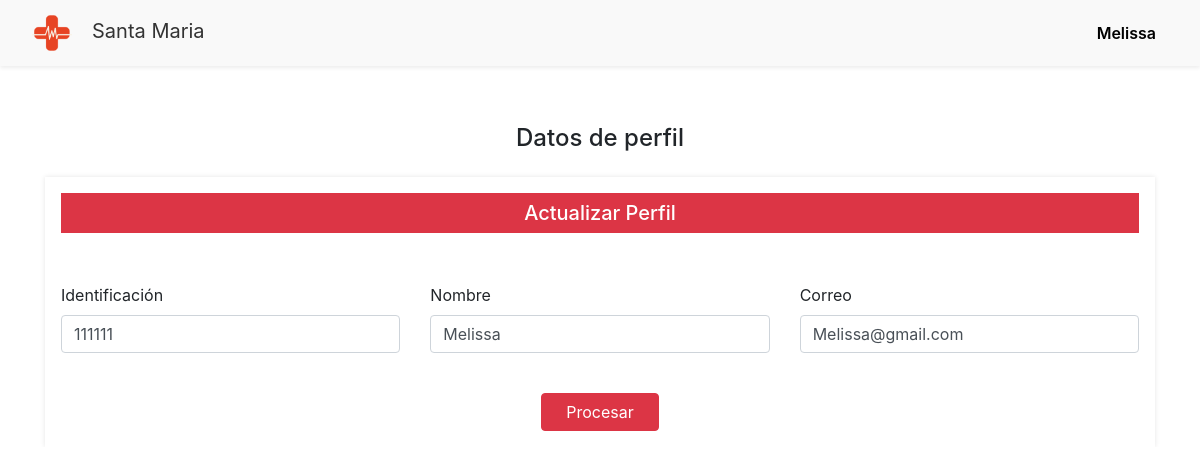
Before: /views/usuario/ConsultarPerfil.php (signed in) with the older database file.
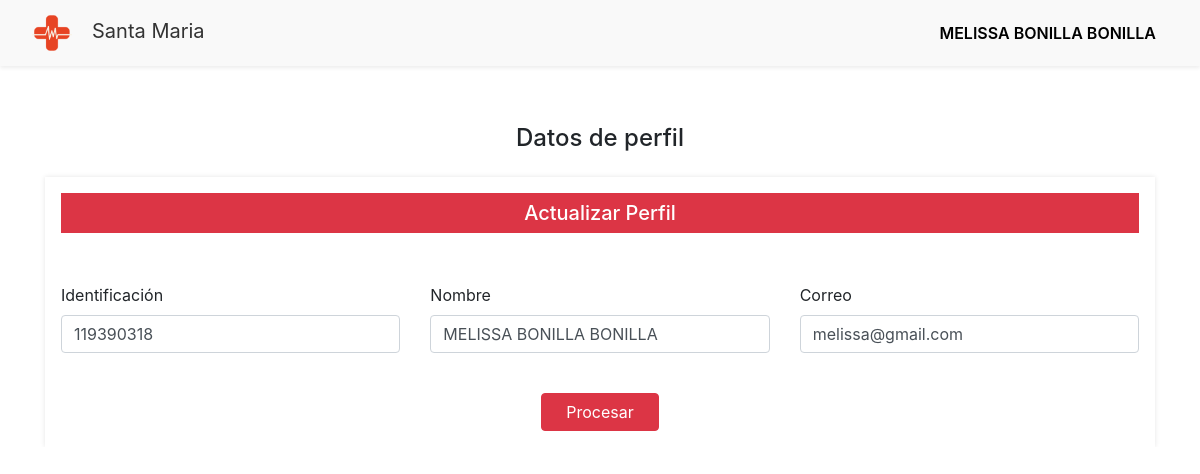
After: the same page with the newer database file.
### tables this page shows
CREATE TABLE `tusuario` (
  `IdUsuario` int(11) NOT NULL AUTO_INCREMENT,
  `Nombre` varchar(255) NOT NULL,
  `Correo` varchar(100) NOT NULL,
  `Identificacion` varchar(20) NOT NULL,
  `Contrasenna` varchar(10) NOT NULL,
  `IdRol` int(11) NOT NULL,
  `Estado` bit(1) NOT NULL,
  PRIMARY KEY (`IdUsuario`),
  KEY `FK_tusuario_trol` (`IdRol`),
  CONSTRAINT `FK_tusuario_trol` FOREIGN KEY (`IdRol`) REFERENCES `trol` (`IdRol`)
);

### models/usuarioModel.php (called while the page is built, shortened)
<?php
    function consultarInfoUsuarioModel($idUsuario){
    try
        {
            $context = OpenDB();
            $sp = "CALL consultarInfoUsuario('$idUsuario')";
            $respuesta = $context -> query($sp);
            return $respuesta;
        }
        catch(Exception $error)
        {
        RegistrarError($error);
            return null;
        }
    }
?>

### Controllers/usuarioController.php (called while the page is built, shortened)
<?php
    include_once $_SERVER["DOCUMENT_ROOT"].'/AmbienteWeb/models/usuarioModel.php';
    function consultarInfoUsuario($idUsuario)
    {
        $respuesta = consultarInfoUsuarioModel($idUsuario);
        if($respuesta != null && $respuesta->num_rows > 0){
        return mysqli_fetch_array($respuesta);
        }
    }
?>

### views/usuario/ConsultarPerfil.php (the view, shortened to what the changed rows need)
<?php
include_once $_SERVER["DOCUMENT_ROOT"] . '/AmbienteWeb/views/layoutInterno.php';
include_once $_SERVER["DOCUMENT_ROOT"] . '/AmbienteWeb/Controllers/usuarioController.php';
$idUsuario = $_SESSION["IdUsuario"];
$Resultado = consultarInfoUsuario($idUsuario);
?>
<!DOCTYPE html>
<html>
  <?php
  Addcss();
  ?>
<body>
  <?php showHeader(); ?>
  <div class="container">
    <div class="card">
      <div class="card-body">
        <form action="" method="post">
          <div class="row g-3">
            <div class="col-md-4">
              <div class="form-group">
                <label for="txtIdentificacion" class="form-label">Identificación</label>
                <input id="txtIdentificacion" name="txtIdentificacion"
                  class="form-control" type="text"
                  value="<?php echo $Resultado["Identificacion"] ?>"
                  onkeyup="ConsultarNombreApi()">
              </div>
            </div>
            <div class="col-md-4">
              <div class="form-group">
                <label for="txtNombre" class="form-label">Nombre</label>
                <input id="txtNombre" name="txtNombre"
                  type="text" class="form-control"
                  value="<?php echo $Resultado["Nombre"] ?>">
              </div>
            </div>
            <div class="col-md-4">
              <div class="form-group">
                <label for="txtCorreo" class="form-label">Correo</label>
                <input id="txtCorreo" name="txtCorreo"
                  type="email" class="form-control"
                  value="<?php echo $Resultado["Correo"] ?>">
              </div>
            </div>
          </div>
        </form>
      </div>
    </div>
  </div>
</body>
</html>

### views/layoutInterno.php (shortened to what the changed rows need)
<?php
function showHeader()
{
  $nombreUsuario = "";
  $nombreRol = "";
  if (isset($_SESSION["Nombre"])) {
    $nombreUsuario = $_SESSION["Nombre"];
  }
  echo '
            <header>
            <nav class="navbar navbar-expand-lg shadow-sm fixed-top">
        <a class="navbar-brand" href="../Home/Principal.php">
          <img src="../Imagenes/logoDePrueba.png"><span>Santa Maria</span>
          </a>
        <div class="navbar-collapse">
          <ul class="navbar-nav">
            <a
                class="nav-link profile-dropdown"    >
               ' . $nombreRol . '
              </a>
            <li class="nav-item">
              <a
                class="nav-link profile-dropdown"
                href="#"
                role="button"
                data-toggle="dropdown"
                aria-expanded="false">
               ' . $nombreUsuario . '
              </a>
              <div class="dropdown">
                <div class="dropdown-menu shadow-lg profsile-dropdown-menu"aria-labelledby="profile-dropdown">
                  <a class="dropdown-item" href="../usuario/ConsultarPerfil.php"
                    ><i class="las la-user mr-2"></i>Perfil</a>
                  <a class="dropdown-item" href="../usuario/cambiarContrasenna.php"
                    ><i class="las la-lock mr-2"></i>Contraseña</a>
                    <form action="" method="POST">
                      <button id="btnCerrarSesion" name="btnCerrarSesion" class="dropdown-item" type="sumit">
                        <i class="las la-sign-out-alt mr-2"></i>Cerrar Sesión
                      </button>
                    </form>
                </div>
              </div>
            </li>
          </ul>
        </div>
      </nav>
        </header>';
}
function Addcss()
{
  echo '
        <head>
            <title>pagina</title>
            <meta name="viewport" control="width=device-width, initial-scale=1" />
            <link rel="stylesheet" href="../estilos/bootstrap.min.css" />
            <link rel="stylesheet" href="../estilos/line-awesome.min.css"/>
            <link rel="stylesheet" href="../estilos/layout.css" />
            <link rel="icon" href="../imagenes/qafya-icon.ico" />
            <link href = "https://cdn.datatables.net/2.3.2/css/dataTables.bootstrap5.css" rel="stylesheet">
         </head>';
}
?>

Changed rows visible on the page:
changed tusuario: txtIdentificacion "111111" → "119390318"; txtNombre "Melissa" → "MELISSA BONILLA BONILLA"; txtCorreo "Melissa@gmail.com" → "melissa@gmail.com"
Other visible differences:
$nombreUsuario: "Melissa" → "MELISSA BONILLA BONILLA"
